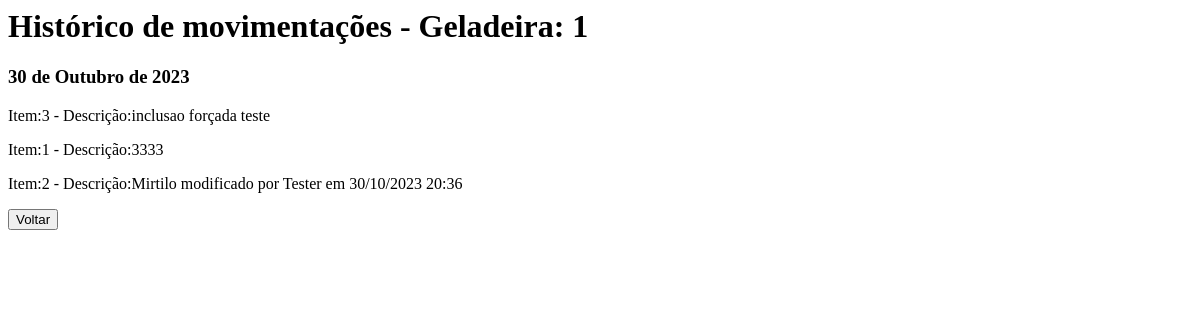
The app's page /geladeiras/geladeira/historico/1 (signed in), older data.
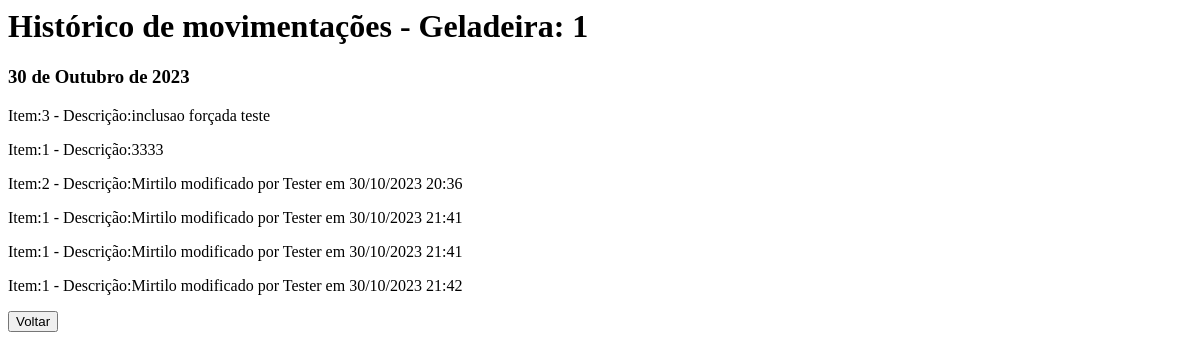
The same page, newer data.
### estoque/models.py (models this page shows, shortened)
class Log_Itens_Geladeira(models.Model):
    item_geladeira = models.ForeignKey('Item_Geladeira', on_delete=models.CASCADE)
    usuario = models.ForeignKey(User, on_delete=models.CASCADE)
    geladeira = models.ForeignKey(Geladeira, on_delete=models.CASCADE)
    dt_modificacao = models.DateField(auto_now=True, blank=False)
    descricao = models.CharField(max_length=100, blank=False)

class Item_Geladeira(models.Model):
    geladeira = models.ForeignKey(Geladeira, on_delete=models.CASCADE)
    produto = models.ForeignKey(Produto, on_delete=models.CASCADE)
    validade = models.DateField(null=False, blank=False)
    quantidade = models.IntegerField(null=False, blank=False)
    logs = models.ManyToManyField(Log_Itens_Geladeira, related_name='itens_geladeira', blank=True)

### estoque/views.py (the view)
# urls.py: path('geladeiras/geladeira/historico/<int:pk>', views.HistoricoGeladeira.as_view(), name="historico_geladeira"),
class HistoricoGeladeira(LoginRequiredMixin, ListView): #View para exibir o histórico de alterações de uma geladeira
    template_name = "historico_movimentacoes_geladeira.html"
    model = Log_Itens_Geladeira
    def get_context_data(self, **kwargs):  # DEFINE O CONTEXTO
        context = super().get_context_data(**kwargs)
        dias_carregados = datetime.now().date() - timedelta(days=30)  # Pega a data correspondente a 30 dias atrás
        context['historico'] = Log_Itens_Geladeira.objects.filter(dt_modificacao__gte=dias_carregados)
        geladeira = Geladeira.objects.get(pk=self.kwargs['pk']) #Instancia um objeto de identificação da geladeira
        context['item_geladeira'] = Item_Geladeira.objects.filter(geladeira=geladeira) # Pega todos os objetos de item_geladeira que pertençam a geladeira do histórico
        context['geladeira'] = geladeira
        datas = Log_Itens_Geladeira.objects.filter(dt_modificacao__gte=dias_carregados).values_list('dt_modificacao', flat=True).distinct().order_by('-dt_modificacao')
        context['datas'] = datas
        return context

### estoque/templates/historico_movimentacoes_geladeira.html
{% load static %}
{% block content %}
    <h1>Histórico de movimentações - Geladeira: {{ geladeira.pk }}</h1>
    <div>
        {% for data in datas %}
            <h3>{{ data }}</h3>
            {% for log in historico %}
                {% if log.dt_modificacao == data %}
                        <p>Item:{{ log.item_geladeira.id }} - Descrição:{{ log.descricao }}</p>
                {% endif %}
            {% endfor %}
        {% endfor %}
        <a href="{% url 'estoque:detalhes_geladeira' geladeira.pk %}"><button id="btn_voltar">Voltar</button></a>
    </div>
{% endblock %}

Row changes from the older to the newer data that the page shows:
added Log_Itens_Geladeira: item_geladeira.id "1", descricao "Mirtilo modificado por Tester em 30/10/2023 21:41"
added Log_Itens_Geladeira: item_geladeira.id "1", descricao "Mirtilo modificado por Tester em 30/10/2023 21:41"
added Log_Itens_Geladeira: item_geladeira.id "1", descricao "Mirtilo modificado por Tester em 30/10/2023 21:42"
